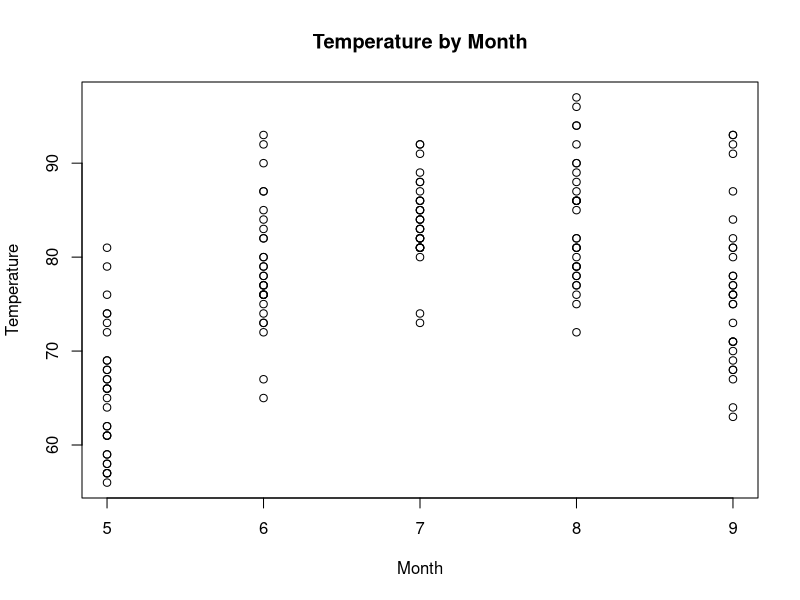
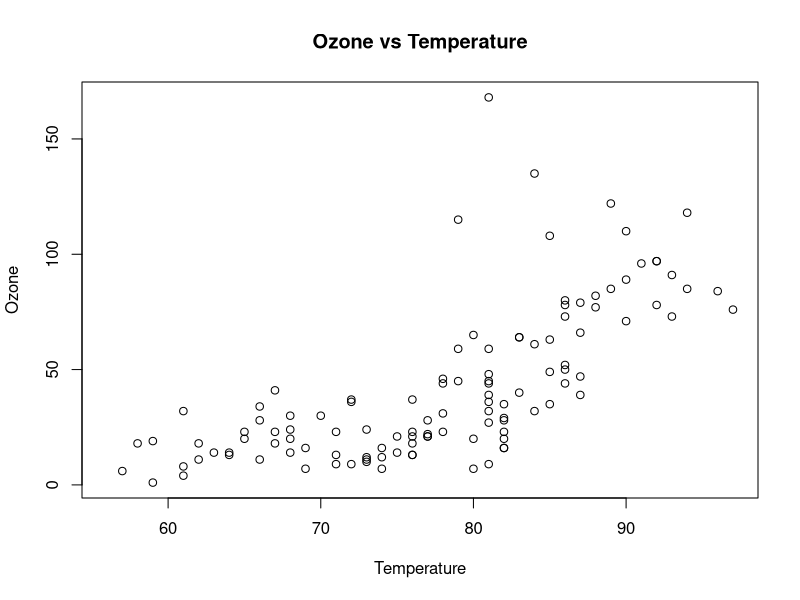
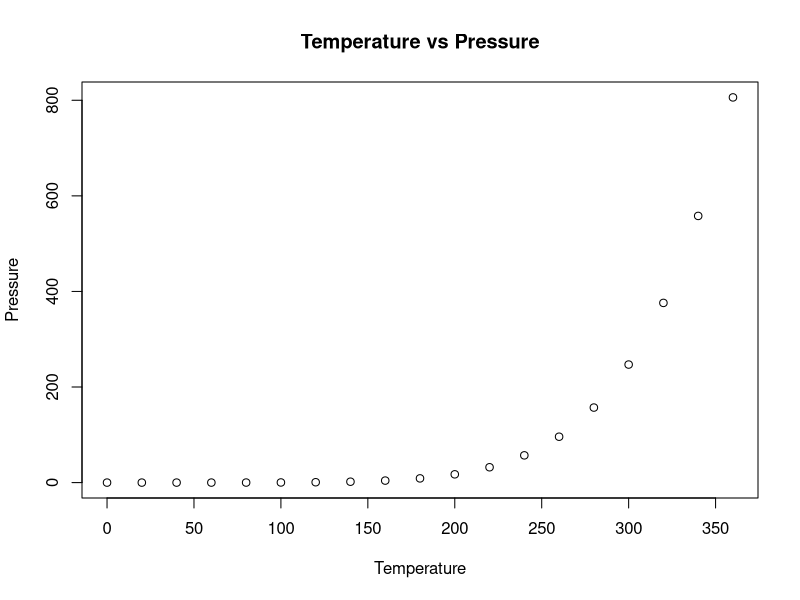
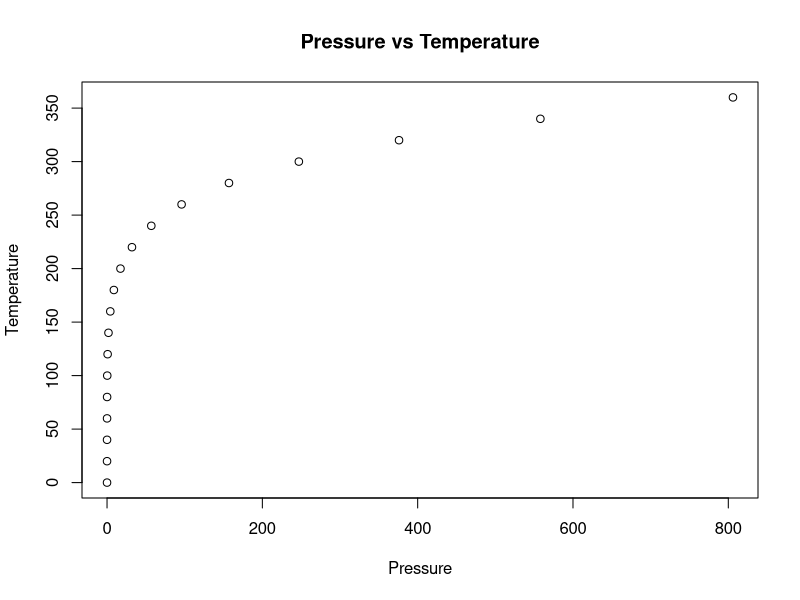

Write the R code that produced these figures, in order.
## ---- chunk 1
knitr::opts_chunk$set(echo = TRUE)
## ---- chunk 2
#Assignment 2, Q2A: Complete the following code to yield a scatterplot with x as Month and y as Temp
# You're going to customize your plot slightly.  Use the help function to assist you if needed.
# Make the x label "Month" and the y label "Temperature"
# Finally, make the title of the plot "Temperature by Month" 
plot(x=airquality$Month, y=airquality$Temp,xlab="Month",ylab="Temperature",main="Temperature by Month")
## ---- chunk 3
#Assignment 2, Q2B: Build a scatter plot with x as Temperature and y as Ozone 
# Complete the following code:
# Make the x label "Temperature" and the y label "Ozone",
# Make the title of the plot "Temperature vs Ozone"
plot(x=airquality$Temp,y=airquality$Ozone,xlab="Temperature",ylab="Ozone",main="Ozone vs Temperature")
## ---- chunk 4
plot(x=pressure$temp,y=pressure$pressure,xlab="Temperature",ylab="Pressure",main="Temperature vs Pressure")
## ---- chunk 5
plot(x=pressure$pressure,y=pressure$temp,xlab="Pressure",ylab="Temperature",main="Pressure vs Temperature")
